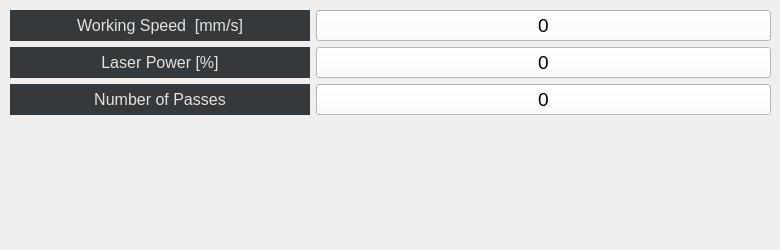
    <widget class="QWidget" name="manual">
     <attribute name="title">
      <string>Manual</string>
     </attribute>
     <widget class="QWidget" name="formLayoutWidget_2">
      <property name="geometry">
       <rect>
        <x>10</x>
        <y>10</y>
        <width>761</width>
        <height>231</height>
       </rect>
      </property>
      <layout class="QFormLayout" name="formLayout_2">
       <item row="0" column="0">
        <widget class="QLabel" name="helpTitle_9">
         <property name="minimumSize">
          <size>
           <width>300</width>
           <height>0</height>
          </size>
         </property>
         <property name="font">
          <font>
           <pointsize>12</pointsize>
           <weight>50</weight>
           <bold>false</bold>
          </font>
         </property>
         <property name="styleSheet">
          <string notr="true">background-color: rgb(54, 57, 59);
color: rgb(226, 226, 226);</string>
         </property>
         <property name="text">
          <string>Working Speed  [mm/s]</string>
         </property>
         <property name="alignment">
          <set>Qt::AlignCenter</set>
         </property>
        </widget>
       </item>
       <item row="0" column="1">
        <widget class="QPushButton" name="manualWorkingSpeedBtn">
         <property name="font">
          <font>
           <pointsize>14</pointsize>
           <weight>50</weight>
           <bold>false</bold>
          </font>
         </property>
         <property name="layoutDirection">
          <enum>Qt::RightToLeft</enum>
         </property>
         <property name="styleSheet">
          <string notr="true">border-color: rgb(255, 255, 255);
background-color: rgb(255, 255, 255);
alternate-background-color: rgb(255, 59, 42);</string>
         </property>
         <property name="text">
          <string>0</string>
         </property>
         <property name="flat">
          <bool>false</bool>
         </property>
        </widget>
       </item>
       <item row="1" column="0">
        <widget class="QLabel" name="helpTitle_11">
         <property name="minimumSize">
          <size>
           <width>300</width>
           <height>0</height>
          </size>
         </property>
         <property name="font">
          <font>
           <pointsize>12</pointsize>
           <weight>50</weight>
           <bold>false</bold>
          </font>
         </property>
         <property name="styleSheet">
          <string notr="true">background-color: rgb(54, 57, 59);
color: rgb(226, 226, 226);</string>
         </property>
         <property name="text">
          <string>Laser Power [%]</string>
         </property>
         <property name="alignment">
          <set>Qt::AlignCenter</set>
         </property>
        </widget>
       </item>
       <item row="1" column="1">
        <widget class="QPushButton" name="manualLaserPowerBtn">
         <property name="font">
          <font>
           <pointsize>14</pointsize>
           <weight>50</weight>
           <bold>false</bold>
          </font>
         </property>
         <property name="layoutDirection">
          <enum>Qt::RightToLeft</enum>
         </property>
         <property name="styleSheet">
          <string notr="true">border-color: rgb(255, 255, 255);
background-color: rgb(255, 255, 255);
alternate-background-color: rgb(255, 59, 42);</string>
         </property>
         <property name="text">
          <string>0</string>
         </property>
         <property name="flat">
          <bool>false</bool>
         </property>
        </widget>
       </item>
       <item row="2" column="0">
        <widget class="QLabel" name="helpTitle_15">
         <property name="minimumSize">
          <size>
           <width>300</width>
           <height>0</height>
          </size>
         </property>
         <property name="font">
          <font>
           <pointsize>12</pointsize>
           <weight>50</weight>
           <bold>false</bold>
          </font>
         </property>
         <property name="styleSheet">
          <string notr="true">background-color: rgb(54, 57, 59);
color: rgb(226, 226, 226);</string>
         </property>
         <property name="text">
          <string>Number of Passes</string>
         </property>
         <property name="alignment">
          <set>Qt::AlignCenter</set>
         </property>
        </widget>
       </item>
       <item row="2" column="1">
        <widget class="QPushButton" name="manualNrOfPassesBtn">
         <property name="font">
          <font>
           <pointsize>14</pointsize>
           <weight>50</weight>
           <bold>false</bold>
          </font>
         </property>
         <property name="layoutDirection">
          <enum>Qt::RightToLeft</enum>
         </property>
         <property name="styleSheet">
          <string notr="true">border-color: rgb(255, 255, 255);
background-color: rgb(255, 255, 255);
alternate-background-color: rgb(255, 59, 42);</string>
         </property>
         <property name="text">
          <string>0</string>
         </property>
         <property name="flat">
          <bool>false</bool>
         </property>
        </widget>
       </item>
      </layout>
     </widget>
    </widget>
